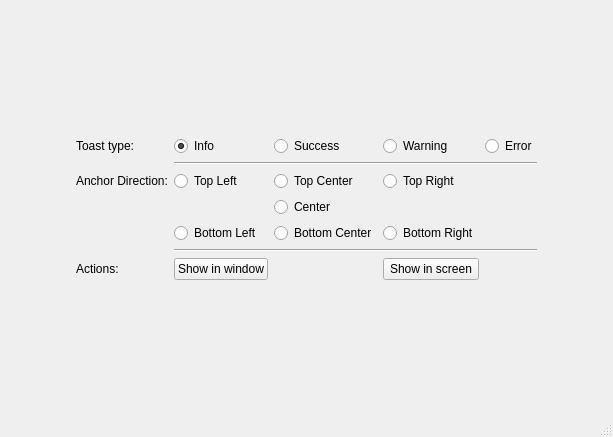
<?xml version="1.0" encoding="UTF-8"?>
<ui version="4.0">
 <class>MainWindow</class>
 <widget class="QMainWindow" name="MainWindow">
  <property name="geometry">
   <rect>
    <x>0</x>
    <y>0</y>
    <width>613</width>
    <height>437</height>
   </rect>
  </property>
  <property name="windowTitle">
   <string>MainWindow</string>
  </property>
  <widget class="QWidget" name="centralwidget">
   <layout class="QGridLayout" name="gridLayout_2">
    <item row="0" column="1">
     <spacer name="verticalSpacer_2">
      <property name="orientation">
       <enum>Qt::Vertical</enum>
      </property>
      <property name="sizeHint" stdset="0">
       <size>
        <width>20</width>
        <height>40</height>
       </size>
      </property>
     </spacer>
    </item>
    <item row="3" column="2">
     <spacer name="horizontalSpacer_2">
      <property name="orientation">
       <enum>Qt::Horizontal</enum>
      </property>
      <property name="sizeHint" stdset="0">
       <size>
        <width>40</width>
        <height>20</height>
       </size>
      </property>
     </spacer>
    </item>
    <item row="3" column="1">
     <layout class="QGridLayout" name="gridLayout">
      <item row="8" column="1">
       <widget class="QPushButton" name="pushButtonOnWindow">
        <property name="text">
         <string>Show in window</string>
        </property>
       </widget>
      </item>
      <item row="0" column="4">
       <widget class="QRadioButton" name="radioButton_error">
        <property name="text">
         <string>Error</string>
        </property>
        <attribute name="buttonGroup">
         <string notr="true">buttonGroup_2</string>
        </attribute>
       </widget>
      </item>
      <item row="6" column="3">
       <widget class="QRadioButton" name="radioButton_bottomRight">
        <property name="text">
         <string>Bottom Right</string>
        </property>
        <attribute name="buttonGroup">
         <string notr="true">buttonGroup</string>
        </attribute>
       </widget>
      </item>
      <item row="8" column="0">
       <widget class="QLabel" name="label_3">
        <property name="text">
         <string>Actions:</string>
        </property>
       </widget>
      </item>
      <item row="0" column="0">
       <widget class="QLabel" name="label">
        <property name="text">
         <string>Toast type:</string>
        </property>
       </widget>
      </item>
      <item row="0" column="3">
       <widget class="QRadioButton" name="radioButton_warning">
        <property name="text">
         <string>Warning</string>
        </property>
        <attribute name="buttonGroup">
         <string notr="true">buttonGroup_2</string>
        </attribute>
       </widget>
      </item>
      <item row="3" column="1">
       <widget class="QRadioButton" name="radioButton_topLeft">
        <property name="text">
         <string>Top Left</string>
        </property>
        <attribute name="buttonGroup">
         <string notr="true">buttonGroup</string>
        </attribute>
       </widget>
      </item>
      <item row="6" column="1">
       <widget class="QRadioButton" name="radioButton_bottomLeft">
        <property name="text">
         <string>Bottom Left</string>
        </property>
        <attribute name="buttonGroup">
         <string notr="true">buttonGroup</string>
        </attribute>
       </widget>
      </item>
      <item row="3" column="3">
       <widget class="QRadioButton" name="radioButton_topRight">
        <property name="text">
         <string>Top Right</string>
        </property>
        <attribute name="buttonGroup">
         <string notr="true">buttonGroup</string>
        </attribute>
       </widget>
      </item>
      <item row="5" column="2">
       <widget class="QRadioButton" name="radioButton_center">
        <property name="text">
         <string>Center</string>
        </property>
        <attribute name="buttonGroup">
         <string notr="true">buttonGroup</string>
        </attribute>
       </widget>
      </item>
      <item row="6" column="2">
       <widget class="QRadioButton" name="radioButton_bottomCenter">
        <property name="text">
         <string>Bottom Center</string>
        </property>
        <attribute name="buttonGroup">
         <string notr="true">buttonGroup</string>
        </attribute>
       </widget>
      </item>
      <item row="0" column="1">
       <widget class="QRadioButton" name="radioButton_info">
        <property name="text">
         <string>Info</string>
        </property>
        <property name="checked">
         <bool>true</bool>
        </property>
        <attribute name="buttonGroup">
         <string notr="true">buttonGroup_2</string>
        </attribute>
       </widget>
      </item>
      <item row="8" column="3">
       <widget class="QPushButton" name="pushButtonOnScreen">
        <property name="text">
         <string>Show in screen</string>
        </property>
       </widget>
      </item>
      <item row="0" column="2">
       <widget class="QRadioButton" name="radioButton_success">
        <property name="text">
         <string>Success</string>
        </property>
        <attribute name="buttonGroup">
         <string notr="true">buttonGroup_2</string>
        </attribute>
       </widget>
      </item>
      <item row="3" column="2">
       <widget class="QRadioButton" name="radioButton_topCenter">
        <property name="text">
         <string>Top Center</string>
        </property>
        <attribute name="buttonGroup">
         <string notr="true">buttonGroup</string>
        </attribute>
       </widget>
      </item>
      <item row="3" column="0">
       <widget class="QLabel" name="label_2">
        <property name="text">
         <string>Anchor Direction:</string>
        </property>
       </widget>
      </item>
      <item row="1" column="1" colspan="4">
       <widget class="Line" name="line">
        <property name="orientation">
         <enum>Qt::Horizontal</enum>
        </property>
       </widget>
      </item>
      <item row="7" column="1" colspan="4">
       <widget class="Line" name="line_2">
        <property name="orientation">
         <enum>Qt::Horizontal</enum>
        </property>
       </widget>
      </item>
     </layout>
    </item>
    <item row="3" column="0">
     <spacer name="horizontalSpacer">
      <property name="orientation">
       <enum>Qt::Horizontal</enum>
      </property>
      <property name="sizeHint" stdset="0">
       <size>
        <width>40</width>
        <height>20</height>
       </size>
      </property>
     </spacer>
    </item>
    <item row="4" column="1">
     <spacer name="verticalSpacer">
      <property name="orientation">
       <enum>Qt::Vertical</enum>
      </property>
      <property name="sizeHint" stdset="0">
       <size>
        <width>20</width>
        <height>40</height>
       </size>
      </property>
     </spacer>
    </item>
   </layout>
  </widget>
  <widget class="QMenuBar" name="menubar">
   <property name="geometry">
    <rect>
     <x>0</x>
     <y>0</y>
     <width>613</width>
     <height>21</height>
    </rect>
   </property>
  </widget>
  <widget class="QStatusBar" name="statusbar"/>
 </widget>
 <resources/>
 <connections/>
 <buttongroups>
  <buttongroup name="buttonGroup"/>
  <buttongroup name="buttonGroup_2"/>
 </buttongroups>
</ui>
